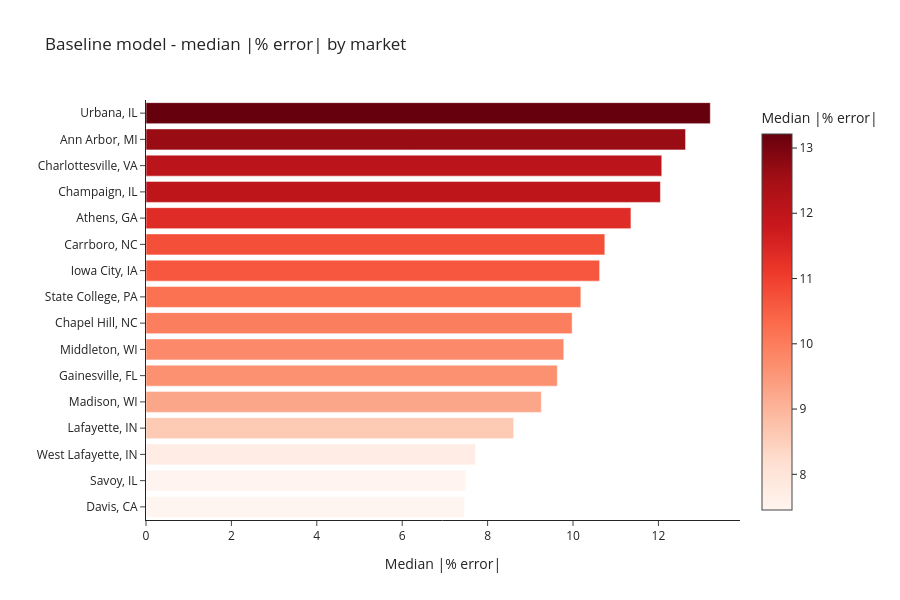

Write notebook code for a chart like this one.
### Code cell
fig = px.bar(
    by_market.sort_values("median_pct_error"),
    x="median_pct_error",
    y="market",
    orientation="h",
    title="Baseline model - median |% error| by market",
    labels={"median_pct_error": "Median |% error|", "market": ""},
    color="median_pct_error",
    color_continuous_scale="Reds",
    height=600,
)
fig.show()

### Figure 1 — Plotly figure (JSON) as saved in the notebook; plotly's stock layout.template omitted (floating-point values rounded to 4 significant figures)
{"data": [{"hovertemplate": "Median |% error|=%{marker.color}<br>=%{y}<extra></extra>", "legendgroup": "", "marker": {"color": [7.453, 7.489, 7.715, 8.61, 9.258, 9.633, 9.784, 9.979, 10.18, 10.62, 10.75, 11.36, 12.05, 12.08, 12.64, 13.21], "coloraxis": "coloraxis", "pattern": {"shape": ""}}, "name": "", "orientation": "h", "showlegend": false, "textposition": "auto", "type": "bar", "x": [7.453, 7.489, 7.715, 8.61, 9.258, 9.633, 9.784, 9.979, 10.18, 10.62, 10.75, 11.36, 12.05, 12.08, 12.64, 13.21], "xaxis": "x", "y": ["Davis, CA", "Savoy, IL", "West Lafayette, IN", "Lafayette, IN", "Madison, WI", "Gainesville, FL", "Middleton, WI", "Chapel Hill, NC", "State College, PA", "Iowa City, IA", "Carrboro, NC", "Athens, GA", "Champaign, IL", "Charlottesville, VA", "Ann Arbor, MI", "Urbana, IL"], "yaxis": "y"}], "layout": {"barmode": "relative", "coloraxis": {"colorbar": {"title": {"text": "Median |% error|"}}, "colorscale": [[0, "rgb(255,245,240)"], [0.125, "rgb(254,224,210)"], [0.25, "rgb(252,187,161)"], [0.375, "rgb(252,146,114)"], [0.5, "rgb(251,106,74)"], [0.625, "rgb(239,59,44)"], [0.75, "rgb(203,24,29)"], [0.875, "rgb(165,15,21)"], [1, "rgb(103,0,13)"]]}, "height": 600, "legend": {"tracegroupgap": 0}, "title": {"text": "Baseline model - median |% error| by market"}, "xaxis": {"anchor": "y", "domain": [0, 1], "title": {"text": "Median |% error|"}}, "yaxis": {"anchor": "x", "domain": [0, 1], "title": {"text": ""}}}}
